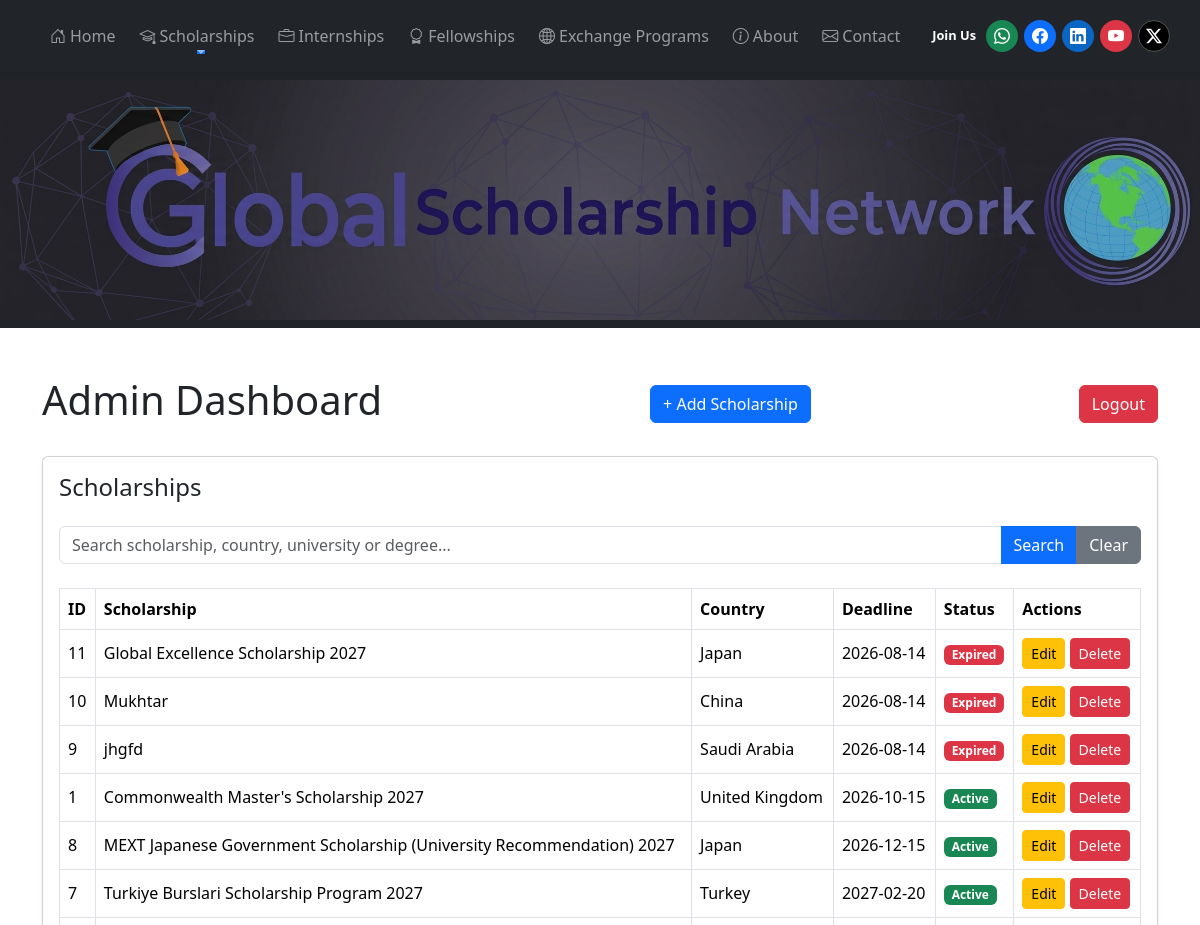
/admin/dashboard (signed in, upper part), run on an earlier commit of the app's database.
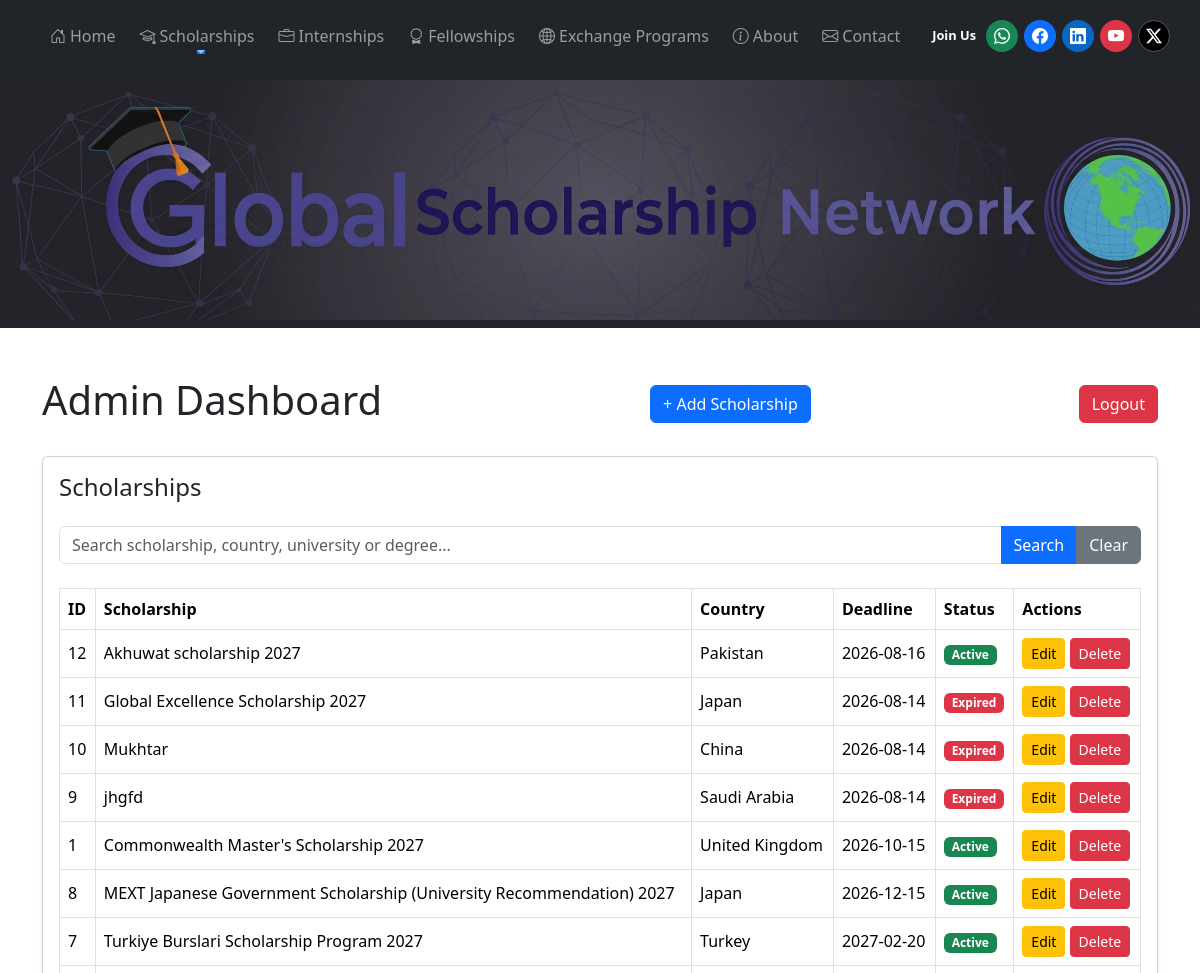
And on a later commit of the database.
### app.py (models this page shows)
class Scholarship(db.Model):
    id = db.Column(db.Integer, primary_key=True)
    title = db.Column(db.String(200), nullable=False)
    country = db.Column(db.String(100), nullable=False)
    university = db.Column(db.String(200))
    degree = db.Column(db.String(100))
    deadline = db.Column(db.Date)
    description = db.Column(db.Text)
    benefits = db.Column(db.Text)
    eligibility = db.Column(db.Text)
    documents = db.Column(db.Text)
    how_to_apply = db.Column(db.Text)
    documents = db.Column(db.Text)
    how_to_apply = db.Column(db.Text)
    opportunity_type = db.Column(db.Text)
    language_requirement = db.Column(db.String(50))
    apply_link = db.Column(db.String(500))
    image = db.Column(db.String(300))
    updated_at = db.Column(db.DateTime, default=datetime.utcnow, onupdate=datetime.utcnow)

### app.py (the view, shortened to what this page needs)
@app.route("/admin/dashboard")
def admin_dashboard():
    if "admin_id" not in session:
        return redirect(url_for("admin_login"))
    search = request.args.get("search", "").strip()
    query = Scholarship.query
    scholarships = query.order_by(
        Scholarship.updated_at.desc()
    ).all()
    return render_template(
    "admin_dashboard.html",
    scholarships=scholarships,
    today=datetime.today().date()
)

### app.py (called while the page is built)
@app.after_request
def add_no_cache_headers(response):
    if request.path.startswith("/admin"):
        response.headers["Cache-Control"] = "no-store, no-cache, must-revalidate, max-age=0"
        response.headers["Pragma"] = "no-cache"
        response.headers["Expires"] = "0"
    return response

### templates/admin_dashboard.html
{% extends "base.html" %} {% block title %}Admin Dashboard{% endblock %} {%
block content %}
<div class="container py-5">
  <div class="d-flex justify-content-between align-items-center mb-4">
    <h1>Admin Dashboard</h1>
    <a href="{{ url_for('add_scholarship') }}" class="btn btn-primary">
      + Add Scholarship
    </a>
    <a href="{{ url_for('admin_logout') }}" class="btn btn-danger"> Logout </a>
  </div>
  <div class="card shadow-sm">
    <div class="card-body">
      <h4 class="mb-4">Scholarships</h4>
      <form method="GET" action="{{ url_for('admin_dashboard') }}" class="mb-4">
        <div class="input-group">
          <input
            type="text"
            name="search"
            class="form-control"
            placeholder="Search scholarship, country, university or degree..."
            value="{{ request.args.get('search', '') }}"
          />
          <button type="submit" class="btn btn-primary">Search</button>
          <a href="{{ url_for('admin_dashboard') }}" class="btn btn-secondary">
            Clear
          </a>
        </div>
      </form>
      <div class="table-responsive">
        <table class="table table-bordered table-hover align-middle">
          <thead>
            <tr>
              <th>ID</th>
              <th>Scholarship</th>
              <th>Country</th>
              <th>Deadline</th>
              <th>Status</th>
              <th>Actions</th>
            </tr>
          </thead>
          <tbody>
            {% for scholarship in scholarships %}
            <tr>
              <td>{{ scholarship.id }}</td>
              <td>{{ scholarship.title }}</td>
              <td>{{ scholarship.country }}</td>
              <td>{{ scholarship.deadline }}</td>
              <td>
                {% if scholarship.deadline >= today %}
                <span class="badge bg-success">Active</span>
                {% else %}
                <span class="badge bg-danger">Expired</span>
                {% endif %}
              </td>
              <td>
                <a
                  href="{{ url_for('edit_scholarship', id=scholarship.id) }}"
                  class="btn btn-sm btn-warning"
                >
                  Edit
                </a>
                <a
                  href="{{ url_for('delete_scholarship', id=scholarship.id) }}"
                  class="btn btn-sm btn-danger"
                  onclick="
                    return confirm(
                      'Are you sure you want to delete this scholarship?',
                    );
                  "
                >
                  Delete
                </a>
              </td>
            </tr>
            {% endfor %}
          </tbody>
        </table>
      </div>
    </div>
  </div>
</div>
{% endblock %}

What changed in the data, as far as the page shows it:
added Scholarship: id "12", title "Akhuwat scholarship 2027", country "Pakistan", deadline "2026-08-16", shows "Active"
